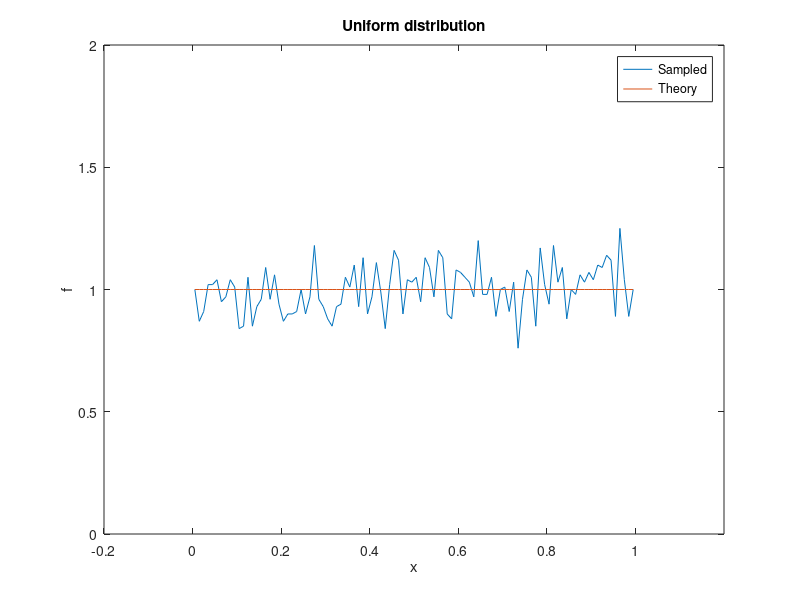
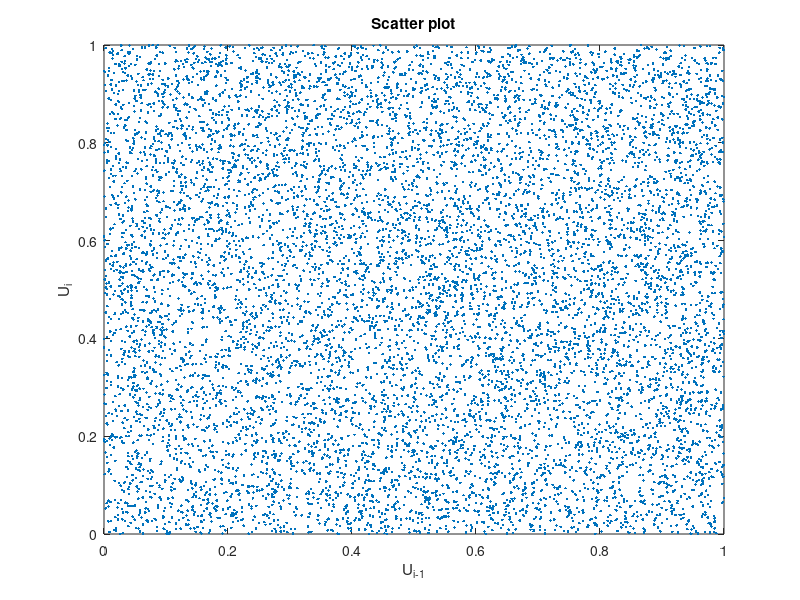
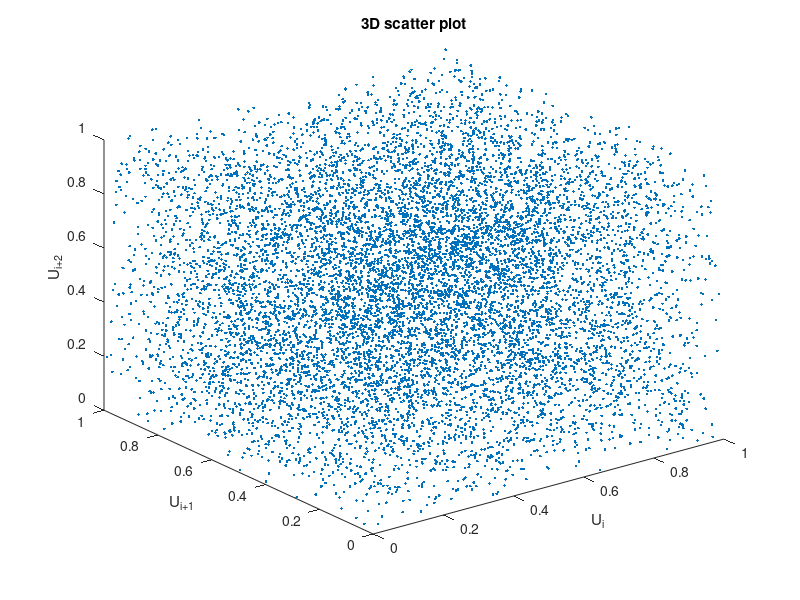

The MATLAB script that drew these images, in order:
%% Fibonacci random number generator (Knuth)
% Seydel, Course Notes, Chapter 2, pages 211-212

% Parameters
mu = 5;
nu = 17;
M = 714025;
%seed = 12345;
seed = mod(tic,M);
nsample = 10000;

% Linear congruential generator to start the sequence
a = 1366; b = 150889;
U = zeros(1,nu);
U(1) = seed;
for n = 2:nu
    U(n) = mod(a*U(n-1)+b,M);  
end

% Fibonacci generator
for n = nu+1:nsample
    U(n) = mod(U(n-nu)-U(n-mu),M);  
end

U = U/M;

%% Tests

% Bin the random variables in a histogram and normalise it
nbins = 100;
[h,x] = hist(U,100);
h = h*nbins/nsample; % normalisation
close all

% Plot of the probability density function
figure(1)
plot(x,h,x,ones(size(x)))
xlim([-0.2 1.2])
ylim([0 2])
xlabel('x')
ylabel('f')
legend('Sampled','Theory')
title('Uniform distribution')

% 2D scatter plot
figure(2)
plot(U(1:nsample-1),U(2:nsample),'.')
xlabel('U_{i-1}')
ylabel('U_i')
title('Scatter plot')

% 3D scatter plot
figure(3)
plot3(U(1:nsample-2),U(2:nsample-1),U(3:nsample),'.')
xlabel('U_i')
ylabel('U_{i+1}')
zlabel('U_{i+2}')
title('3D scatter plot')